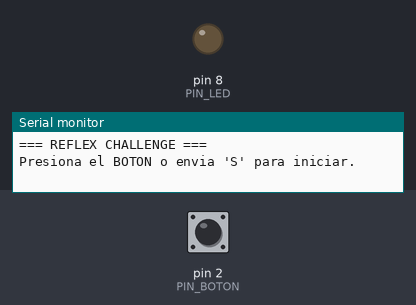
This sketch was run on a simulated Arduino Uno, built with avr-gcc and run on an emulated ATmega328P. On the bench: output pins drawn as LEDs (lit = HIGH), the last lines printed to the serial monitor. Dashed ring = blinking. The test bench sets the inputs (shaded band); at power-on: pin 2 (PIN_BOTON) HIGH. Random numbers use the default seed unless the sketch sets one.

Above: at 1.2 s.
1.3 s: pin 2 (PIN_BOTON) pulled LOW for 0.15 s
At 1.67 s:
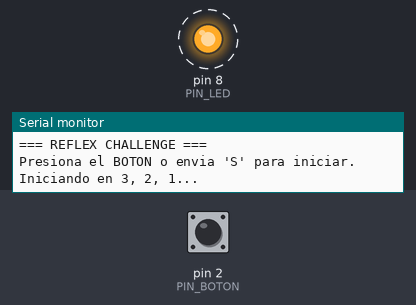
4.4 s: pin 2 (PIN_BOTON) pulled LOW for 1 s
8.4 s: pin 2 (PIN_BOTON) driven LOW
At 9.1 s:
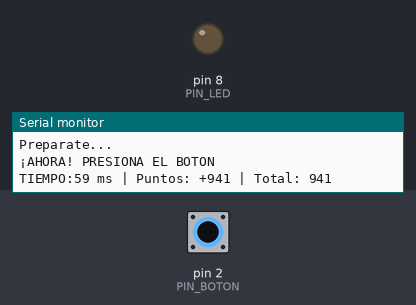
Timing chart, 0 to 11.4 s (numbered marks = the images above; inputs shaded):
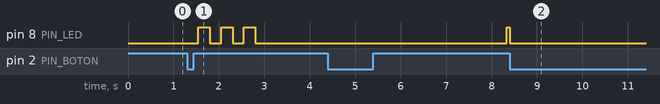

Measured:
- after the input at 1.3 s, pin 8 (PIN_LED): alternates HIGH for 0.25 s and LOW for 0.25 s, 6 changes in all, then stays LOW, starting after 0.25 s
- after the input at 8.4 s, pin 8 (PIN_LED): HIGH → LOW at once

The sketch:

reflex.ino
```cpp
const int PIN_LED = 8;
const int PIN_BOTON = 2;

const int TOTAL_RONDAS = 5;
int rondaActual = 0;
long puntosTotales = 0;
unsigned long mejorTiempo = 999999;

void setup() {
  Serial.begin(9600);
  pinMode(PIN_LED, OUTPUT);
  pinMode(PIN_BOTON, INPUT_PULLUP);
  digitalWrite(PIN_LED, LOW);
  randomSeed(analogRead(A0));

  Serial.println("=== REFLEX CHALLENGE ===");
  Serial.println("Presiona el BOTON o envia 'S' para iniciar.");
}

void loop() {
  bool iniciarDesdeSerial = false;
  if (Serial.available() > 0) {
    char c = Serial.read();
    if (c == 'S' || c == 's') {
      iniciarDesdeSerial = true;
    }
  }

  if (iniciarDesdeSerial || digitalRead(PIN_BOTON) == LOW) {
    delay(250);
    while (digitalRead(PIN_BOTON) == LOW) {}
    jugarPartidaCompleta();
  }
}

void parpadearInicio() {
  Serial.println("Iniciando en 3, 2, 1...");
  for (int i = 0; i < 3; i++) {
    digitalWrite(PIN_LED, HIGH);
    delay(250);
    digitalWrite(PIN_LED, LOW);
    delay(250);
  }
  delay(400);
}

void jugarPartidaCompleta() {
  rondaActual = 0;
  puntosTotales = 0;
  mejorTiempo = 999999;

  parpadearInicio();

  for (rondaActual = 1; rondaActual <= TOTAL_RONDAS; rondaActual++) {
    Serial.print("\n--- Ronda ");
    Serial.print(rondaActual);
    Serial.print("/");
    Serial.print(TOTAL_RONDAS);
    Serial.println(" ---");
    Serial.println("Preparate...");

    digitalWrite(PIN_LED, LOW);
    long espera = random(1500, 4000);
    unsigned long inicioEspera = millis();
    bool seAdelanto = false;

    while (millis() - inicioEspera < espera) {
      if (digitalRead(PIN_BOTON) == LOW) {
        seAdelanto = true;
        break;
      }
    }

    if (seAdelanto) {
      Serial.println("¡TE ADELANTASTE! 0 puntos en esta ronda.");
      while (digitalRead(PIN_BOTON) == LOW) {}
      delay(800);
      continue;
    }

    digitalWrite(PIN_LED, HIGH);
    Serial.println("¡AHORA! PRESIONA EL BOTON");
    unsigned long tiempoInicio = millis();

    while (digitalRead(PIN_BOTON) == HIGH) {}

    unsigned long ms = millis() - tiempoInicio;
    digitalWrite(PIN_LED, LOW);

    long puntos = 1000 - (long)ms;
    if (puntos < 0) puntos = 0;
    puntosTotales += puntos;

    if (ms < mejorTiempo) {
      mejorTiempo = ms;
    }

    Serial.print("TIEMPO:");
    Serial.print(ms);
    Serial.print(" ms | Puntos: +");
    Serial.print(puntos);
    Serial.print(" | Total: ");
    Serial.println(puntosTotales);

    while (digitalRead(PIN_BOTON) == LOW) {}
    delay(1000);
  }

  Serial.println("\n=== JUEGO FINALIZADO ===");
  Serial.print("Puntaje Total: ");
  Serial.println(puntosTotales);
  Serial.print("Mejor Tiempo: ");
  if (mejorTiempo == 999999) {
    Serial.println("---");
  } else {
    Serial.print(mejorTiempo);
    Serial.println(" ms");
  }
  Serial.println("\nPresiona el BOTON para jugar de nuevo.");
}
```
